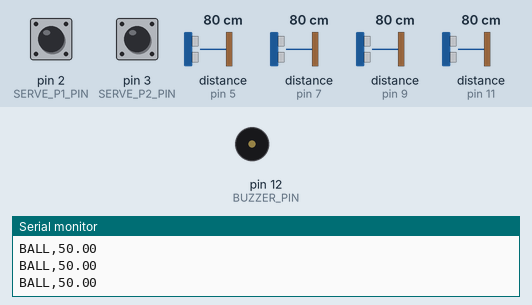
The sketch below on a simulated Arduino Uno, built with avr-gcc and run on an emulated ATmega328P. Shown: buzzer (waves = sounding), the last lines printed to the serial monitor. Wiring (from diagram.json): 4 × ultrasonic range finder: trigger pin 4, echo pin 5 / trigger pin 6, echo pin 7 / trigger pin 8, echo pin 9 / trigger pin 10, echo pin 11. Inputs (shaded band) come from the test bench; at power-on: pin 2 (SERVE_P1_PIN) HIGH, pin 3 (SERVE_P2_PIN) HIGH, distance to the obstacle (sensors on pin 5, pin 7, pin 9, pin 11) 80 cm. The echo pulse lasts 58.3 µs per cm.

Above: at 1.2 s.
1.3 s: pin 2 (SERVE_P1_PIN) pulled LOW for 0.15 s
At 3.91 s:
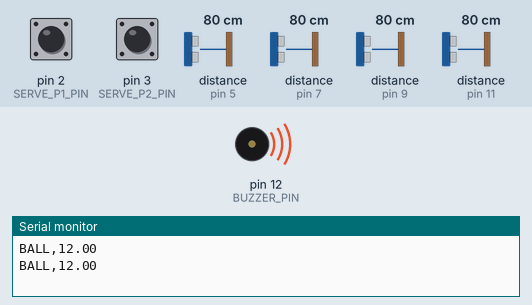
5.9 s: pin 2 (SERVE_P1_PIN) pulled LOW for 1 s
At 6.3 s:
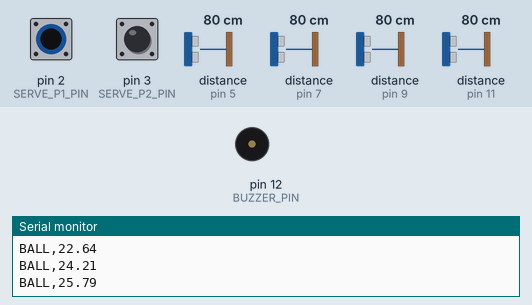
9.9 s: pin 3 (SERVE_P2_PIN) pulled LOW for 0.15 s
At 12.52 s:
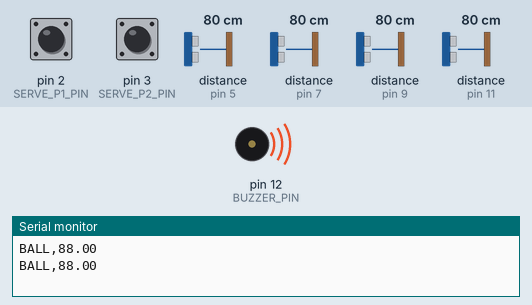
Timing chart, 0 to 14.0 s (numbered marks = the images above; inputs shaded):
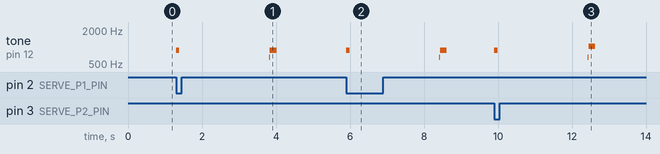

Measured:
- after the input at 1.3 s, tone on pin 12 (BUZZER_PIN): plays 880 Hz for 0.09 s, 660 Hz for 0.02 s, 880 Hz for 0.18 s, starting at once
- after the input at 5.9 s, tone on pin 12 (BUZZER_PIN): plays 880 Hz for 0.09 s, 660 Hz for 0.02 s, 880 Hz for 0.18 s, starting at once
- after the input at 9.9 s, tone on pin 12 (BUZZER_PIN): plays 880 Hz for 0.09 s, 660 Hz for 0.02 s, 1040 Hz for 0.18 s, starting at once

The sketch:

main.ino
```cpp
/*
  Arduino Uno two-player table-tennis game.
  Wokwi wiring is in diagram.json. The PC GUI consumes the simple serial protocol
  documented in README.md.
*/
#include <Arduino.h>
#include <stdio.h>

// Ultrasonic sensors: P1 left/right, then P2 left/right.
const uint8_t TRIG_PINS[4] = {4, 6, 8, 10};
const uint8_t ECHO_PINS[4] = {5, 7, 9, 11};
const uint8_t SERVE_P1_PIN = 2;
const uint8_t SERVE_P2_PIN = 3;
const uint8_t BUZZER_PIN = 12;

volatile bool serveP1Event = false;
volatile bool serveP2Event = false;
volatile uint32_t lastP1ButtonUs = 0;
volatile uint32_t lastP2ButtonUs = 0;

// Ball position: 0 = P1 end, 100 = P2 end. P1 serves toward the right.
float ballX = 50.0f;
float ballV = 0.0f;            // table-percent per second
uint32_t lastBallMs = 0;
uint32_t lastShotMs = 0;
uint32_t lastTelemetryMs = 0;
uint32_t lastSensorMs = 0;

float distanceCm[4] = {80, 80, 80, 80};
float previousDistanceCm[4] = {80, 80, 80, 80};
uint32_t previousDistanceMs = 0;
float speedCmS[4] = {0, 0, 0, 0};
float keyboardSpeedCmS[4] = {0, 0, 0, 0};
uint32_t keyboardOverrideUntil = 0;

uint8_t scoreP1 = 0;
uint8_t scoreP2 = 0;
uint8_t servingPlayer = 1;
bool rallyStarted = false;
bool gameOver = false;
uint8_t winner = 0;
bool swingActive[2] = {false, false};

const uint32_t SHOT_COOLDOWN_MS = 450;
const uint32_t BUTTON_DEBOUNCE_US = 220000UL;
const float MIN_HAND_SPEED = 5.0f;

// Complete board snapshot, separate from the compact GUI protocol.
void logGameEvent(const char* kind, uint8_t player, const char* state, float flightTime = 0) {
  Serial.print(F("EVENT,")); Serial.print(kind);
  Serial.print(','); Serial.print(millis());
  Serial.print(','); Serial.print(player);
  Serial.print(','); Serial.print(state);
  Serial.print(','); Serial.print(ballX, 2);
  Serial.print(','); Serial.print(scoreP1);
  Serial.print(','); Serial.print(scoreP2);
  Serial.print(','); Serial.print(servingPlayer);
  Serial.print(','); Serial.print(winner);
  Serial.print(','); Serial.print(millis() < keyboardOverrideUntil ? F("GUI") : F("ULTRASONIC"));
  for (uint8_t i = 0; i < 4; i++) { Serial.print(','); Serial.print(distanceCm[i], 2); }
  for (uint8_t i = 0; i < 4; i++) { Serial.print(','); Serial.print(speedCmS[i], 2); }
  uint8_t left = player == 2 ? 2 : 0;
  Serial.print(','); Serial.print(player ? (speedCmS[left] + speedCmS[left + 1]) / 2.0f : 0, 2);
  Serial.print(','); Serial.print(player ? speedCmS[left + 1] - speedCmS[left] : 0, 2);
  Serial.print(','); Serial.println(flightTime, 2);
}

void detectSwings() {
  for (uint8_t p = 0; p < 2; p++) {
    float power = (speedCmS[p * 2] + speedCmS[p * 2 + 1]) / 2.0f;
    bool active = power >= MIN_HAND_SPEED;
    if (active && !swingActive[p]) {
      bool inZone = p == 0 ? ballX <= 15.0f : ballX >= 85.0f;
      const char* state = gameOver ? "GAME_OVER" : !rallyStarted ? "WAITING_SERVE" :
        !inZone ? "OUT_OF_ZONE" : millis() - lastShotMs < SHOT_COOLDOWN_MS ? "COOLDOWN" : "READY";
      logGameEvent("SWING", p + 1, state);
    }
    swingActive[p] = active;
  }
}

void onServeP1() {
  uint32_t now = micros();
  if ((uint32_t)(now - lastP1ButtonUs) > BUTTON_DEBOUNCE_US) {
    serveP1Event = true;
    lastP1ButtonUs = now;
  }
}

void onServeP2() {
  uint32_t now = micros();
  if ((uint32_t)(now - lastP2ButtonUs) > BUTTON_DEBOUNCE_US) {
    serveP2Event = true;
    lastP2ButtonUs = now;
  }
}

void sendScore() {
  Serial.print("SCORE,");
  Serial.print(scoreP1);
  Serial.print(',');
  Serial.print(scoreP2);
  Serial.print(",SERVE,");
  Serial.println(servingPlayer);
}

void sendBall() {
  Serial.print("BALL,");
  Serial.println(ballX, 2);
}

void message(const __FlashStringHelper* text) {
  Serial.print("MSG,");
  Serial.println(text);
}

void message(const char* text) {
  Serial.print("MSG,");
  Serial.println(text);
}

void beep(uint16_t frequency, uint16_t durationMs) {
  tone(BUZZER_PIN, frequency, durationMs);
}

void resetRallyForServe(uint8_t player) {
  servingPlayer = player;
  rallyStarted = true;
  gameOver = false;
  winner = 0;
  ballX = (player == 1) ? 12.0f : 88.0f;
  // A serve travels toward the opponent.
  ballV = (player == 1) ? 35.0f : -35.0f;
  lastBallMs = millis();
  lastShotMs = millis();
  message(player == 1 ? F("P1 SERVES") : F("P2 SERVES"));
  beep(880, 90);
  sendScore();
  sendBall();
  logGameEvent("SERVE", player, "RALLY_STARTED");
}

void registerPoint(uint8_t pointWinner, const char* reason) {
  if (gameOver) return;
  if (pointWinner == 1) scoreP1++;
  else scoreP2++;
  message(reason);
  beep(660, 280);
  delay(20);
  beep(pointWinner == 1 ? 880 : 1040, 180);

  if ((scoreP1 >= 11 || scoreP2 >= 11) && abs((int)scoreP1 - (int)scoreP2) >= 2) {
    gameOver = true;
    winner = pointWinner;
    Serial.print("WINNER,");
    Serial.println(winner);
    message(winner == 1 ? F("P1 WINS") : F("P2 WINS"));
    sendScore();
    logGameEvent("POINT", 0, reason);
    return;
  }

  // The serve changes every two points; after 10-10 it changes every point.
  uint8_t total = scoreP1 + scoreP2;
  if (total >= 20 || (total % 2 == 0 && total > 0)) {
    servingPlayer = (servingPlayer == 1) ? 2 : 1;
  }
  sendScore();
  rallyStarted = false;
  ballX = (servingPlayer == 1) ? 12.0f : 88.0f;
  ballV = 0;
  sendBall();
  logGameEvent("POINT", 0, reason);
}

float measureOne(uint8_t index) {
  digitalWrite(TRIG_PINS[index], LOW);
  delayMicroseconds(2);
  digitalWrite(TRIG_PINS[index], HIGH);
  delayMicroseconds(10);
  digitalWrite(TRIG_PINS[index], LOW);
  unsigned long duration = pulseIn(ECHO_PINS[index], HIGH, 25000UL);
  if (duration == 0) return distanceCm[index];
  float cm = duration * 0.0343f / 2.0f;
  if (cm < 2.0f) cm = 2.0f;
  if (cm > 400.0f) cm = 400.0f;
  return cm;
}

void sampleSensors() {
  uint32_t now = millis();
  if (now - lastSensorMs < 45) return;
  lastSensorMs = now;
  for (uint8_t i = 0; i < 4; i++) {
    distanceCm[i] = measureOne(i);
  }
  uint32_t dtMs = now - previousDistanceMs;
  if (dtMs >= 20 && dtMs <= 1000) {
    float dt = dtMs / 1000.0f;
    for (uint8_t i = 0; i < 4; i++) {
      // Positive speed means the hand moved toward the sensor.
      float toward = (previousDistanceCm[i] - distanceCm[i]) / dt;
      speedCmS[i] = (toward > MIN_HAND_SPEED) ? toward : 0.0f;
      if (speedCmS[i] > 250.0f) speedCmS[i] = 250.0f;
    }
  }
  for (uint8_t i = 0; i < 4; i++) previousDistanceCm[i] = distanceCm[i];
  previousDistanceMs = now;
  if (now < keyboardOverrideUntil) {
    for (uint8_t i = 0; i < 4; i++) speedCmS[i] = keyboardSpeedCmS[i];
  }
}

// The GUI can emulate the four sensor speeds from the laptop keyboard.
// Message format: KEY,<sensor index 0..3>,<speed in cm/s>
void readKeyboardCommands() {
  while (Serial.available() > 0) {
    String command = Serial.readStringUntil('\n');
    command.trim();
    if (command == "SERVE") {
      // Use the same active-player and rally guards as the physical buttons.
      if (servingPlayer == 1) serveP1Event = true;
      else serveP2Event = true;
      continue;
    }
    // Uno's default scanf does not support %f. Parse the speed explicitly.
    if (command.startsWith("KEY,") && command.length() > 6 && command.charAt(5) == ',' && command.charAt(4) >= '0' && command.charAt(4) <= '3') {
      uint8_t sensorIndex = command.charAt(4) - '0';
      float speed = command.substring(6).toFloat();
      keyboardSpeedCmS[sensorIndex] = constrain(speed, 0.0f, 250.0f);
      keyboardOverrideUntil = millis() + 300;
      for (uint8_t i = 0; i < 4; i++) speedCmS[i] = keyboardSpeedCmS[i];
    }
  }
}

void sendShot(uint8_t player, float power, float direction, const char* result, float flightTime) {
  Serial.print("SHOT,");
  Serial.print(player);
  Serial.print(',');
  Serial.print(power, 1);
  Serial.print(',');
  Serial.print(direction, 1);
  Serial.print(',');
  Serial.print(result);
  Serial.print(',');
  Serial.println(flightTime, 2);
}

void evaluateShot(uint8_t player) {
  uint32_t now = millis();
  if (!rallyStarted || gameOver || now - lastShotMs < SHOT_COOLDOWN_MS) return;
  bool inZone = (player == 1) ? (ballX <= 15.0f) : (ballX >= 85.0f);
  if (!inZone) return;

  uint8_t left = (player == 1) ? 0 : 2;
  uint8_t right = left + 1;
  float vL = speedCmS[left];
  float vR = speedCmS[right];
  float power = (vL + vR) / 2.0f;
  float direction = vR - vL;

  // Reaching the hitting zone does not count as a shot by itself. Wait until
  // at least one of this player's sensors detects a real hand movement.
  if (power < MIN_HAND_SPEED) return;

  const char* result = "IN";
  float flightTime = 60.0f / max(power, 1.0f);

  if (power < 20.0f) result = "NET";
  else if (power > 120.0f) result = "LONG";
  else if (fabs(direction) > 60.0f) result = "WIDE";
  else if (power < MIN_HAND_SPEED) result = "MISS";

  // The shot must travel toward the other end: negative direction = right,
  // positive direction = left, matching vR - vL.
  if (strcmp(result, "IN") == 0) {
    bool towardOpponent = (player == 1) ? (direction < 0.0f) : (direction > 0.0f);
    if (!towardOpponent) result = "WIDE";
  }

  sendShot(player, power, direction, result, flightTime);
  logGameEvent("SHOT", player, result, flightTime);
  lastShotMs = now;
  beep(1200, 65);

  if (strcmp(result, "IN") != 0) {
    registerPoint(player == 1 ? 2 : 1, result);
    return;
  }

  ballV = (player == 1) ? (100.0f / max(flightTime, 0.4f)) : -(100.0f / max(flightTime, 0.4f));
  message(F("IN"));
}

void updateBall() {
  if (!rallyStarted || gameOver || ballV == 0.0f) return;
  uint32_t now = millis();
  float dt = (now - lastBallMs) / 1000.0f;
  if (dt <= 0.0f || dt > 0.5f) {
    lastBallMs = now;
    return;
  }
  lastBallMs = now;
  ballX += ballV * dt;
  if (ballX <= 0.0f) {
    ballX = 0.0f;
    registerPoint(2, "MISS");
  } else if (ballX >= 100.0f) {
    ballX = 100.0f;
    registerPoint(1, "MISS");
  }
}

void handleServeEvents() {
  bool p1 = false;
  bool p2 = false;
  noInterrupts();
  p1 = serveP1Event;
  p2 = serveP2Event;
  serveP1Event = false;
  serveP2Event = false;
  interrupts();
  if (gameOver || rallyStarted) return;
  if (p1 && servingPlayer == 1) resetRallyForServe(1);
  else if (p2 && servingPlayer == 2) resetRallyForServe(2);
}

void setup() {
  Serial.begin(115200);
  Serial.setTimeout(20);
  for (uint8_t i = 0; i < 4; i++) {
    pinMode(TRIG_PINS[i], OUTPUT);
    pinMode(ECHO_PINS[i], INPUT);
    digitalWrite(TRIG_PINS[i], LOW);
  }
  pinMode(SERVE_P1_PIN, INPUT_PULLUP);
  pinMode(SERVE_P2_PIN, INPUT_PULLUP);
  pinMode(BUZZER_PIN, OUTPUT);
  attachInterrupt(digitalPinToInterrupt(SERVE_P1_PIN), onServeP1, FALLING);
  attachInterrupt(digitalPinToInterrupt(SERVE_P2_PIN), onServeP2, FALLING);
  previousDistanceMs = millis();
  lastBallMs = millis();
  Serial.println(F("READY,115200"));
  sendScore();
  sendBall();
  message(F("PRESS THE SERVING PLAYER BUTTON"));
}

void loop() {
  readKeyboardCommands();
  handleServeEvents();
  sampleSensors();
  detectSwings();
  evaluateShot(1);
  evaluateShot(2);
  updateBall();
  if (millis() - lastTelemetryMs >= 45) {
    lastTelemetryMs = millis();
    sendBall();
  }
}
```
